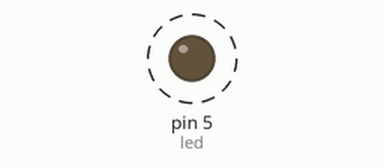
This sketch was run on a simulated Arduino Uno, built with avr-gcc and run on an emulated ATmega328P. Shown: output pins drawn as LEDs (lit = HIGH). Dashed ring = blinking.

Above: at 0.15 s.
Timing chart, 0 to 3.0 s (numbered marks = the images above):
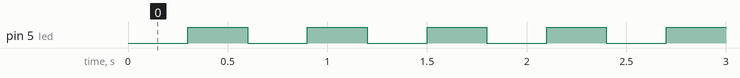

The sketch:

Exercici1_milllis_.ino
```cpp
const int led =  5; // el nombre del pin, hem seleccionat el 5

// La variable canviara, pero comencem amb el led apagat
int estatDelLed = LOW;

// Es recomana utilitzar "unsigned long" per variables que treballin amb temps,
// tot i que en el nostre cas, mai es passara de 300, de manera que amb "int" va be
unsigned int t1 = 0;


void setup() {
  pinMode(led, OUTPUT);
}

void loop() {

  unsigned int t2 = millis();
  if (t2 - t1 >= 300) {

    // guardem l'ultim cop de canvi d'estat
    t1 = t2;

    // si el led esta apagat l'encenem; si esta ences, l'apaguem
    if (estatDelLed == LOW) {
      estatDelLed = HIGH;
    } else {
      estatDelLed = LOW;
    }

    // encenem o iluminem el led
    digitalWrite(led, estatDelLed);
  }
}
```

Measured:
- by itself, pin 5 (led): alternates HIGH for 0.30 s and LOW for 0.30 s
